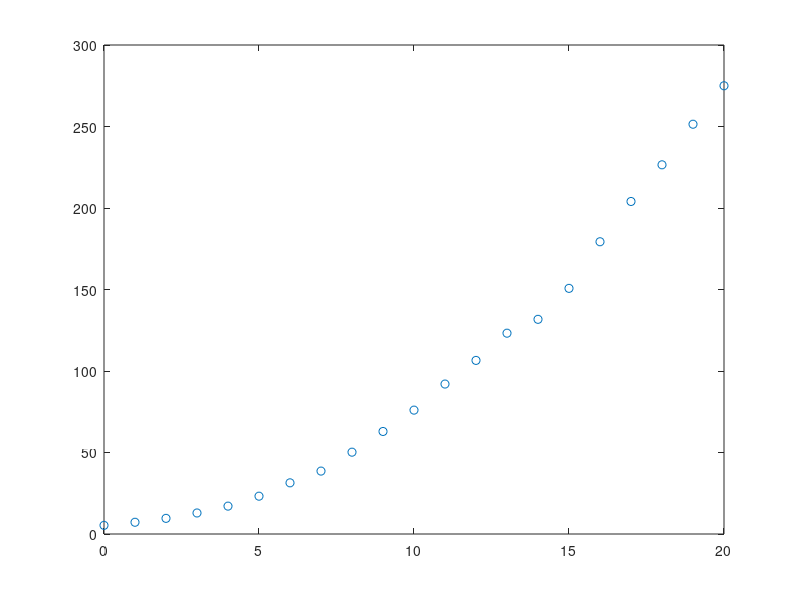

Here is the MATLAB script that generated this plot: (Note: this script raises an error after producing the figure.)
clear;
close;
t = 0:1:20;
N = [5.3 7.2 9.6 12.9 17.1 23.2 31.4...
    38.6 50.2 62.9 76.0 92.0 106.5 123.2...
    131.7 150.7 179.3 204.0 226.5 251.4 275.0];
plot(t,N,'o');
hold on;
c(1) = 5.3;
c(2) = mean(diff(N)./diff(t)./N(1:20));
e0 = sum(N-fun1(c,t).^2);
tt = [21,22];
NN0 = fun1(c, tt);
c = lsqcurvefit(@fun1, c, t, N);
e = sum((N-fun1(c, t)).^2);
NN = fun1(c, tt);
plot(tt,NN,'r*');
tt = 0:0.1:22;
NN = fun1(c, tt);
plot(tt, NN, 'r');
hold off;